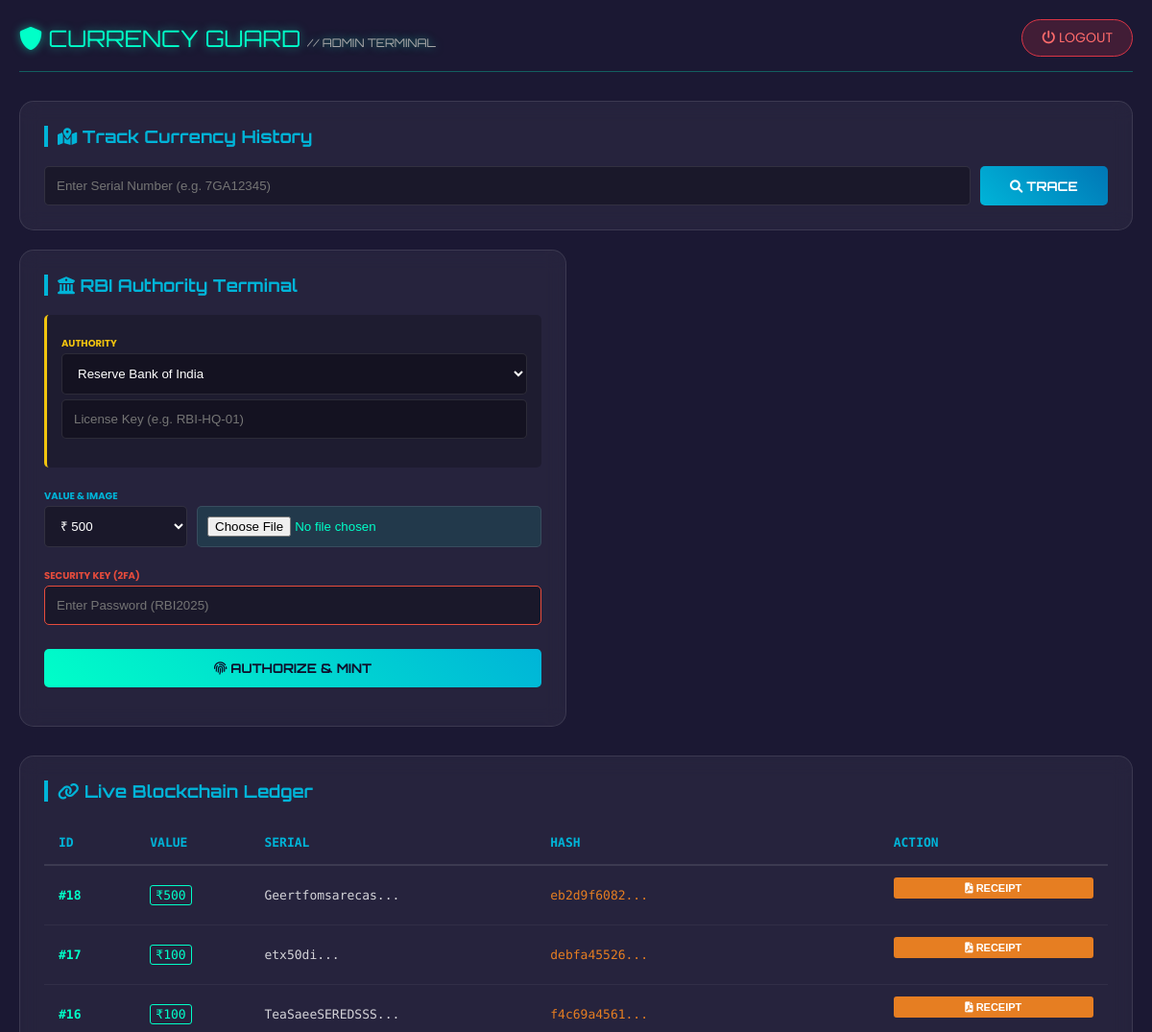
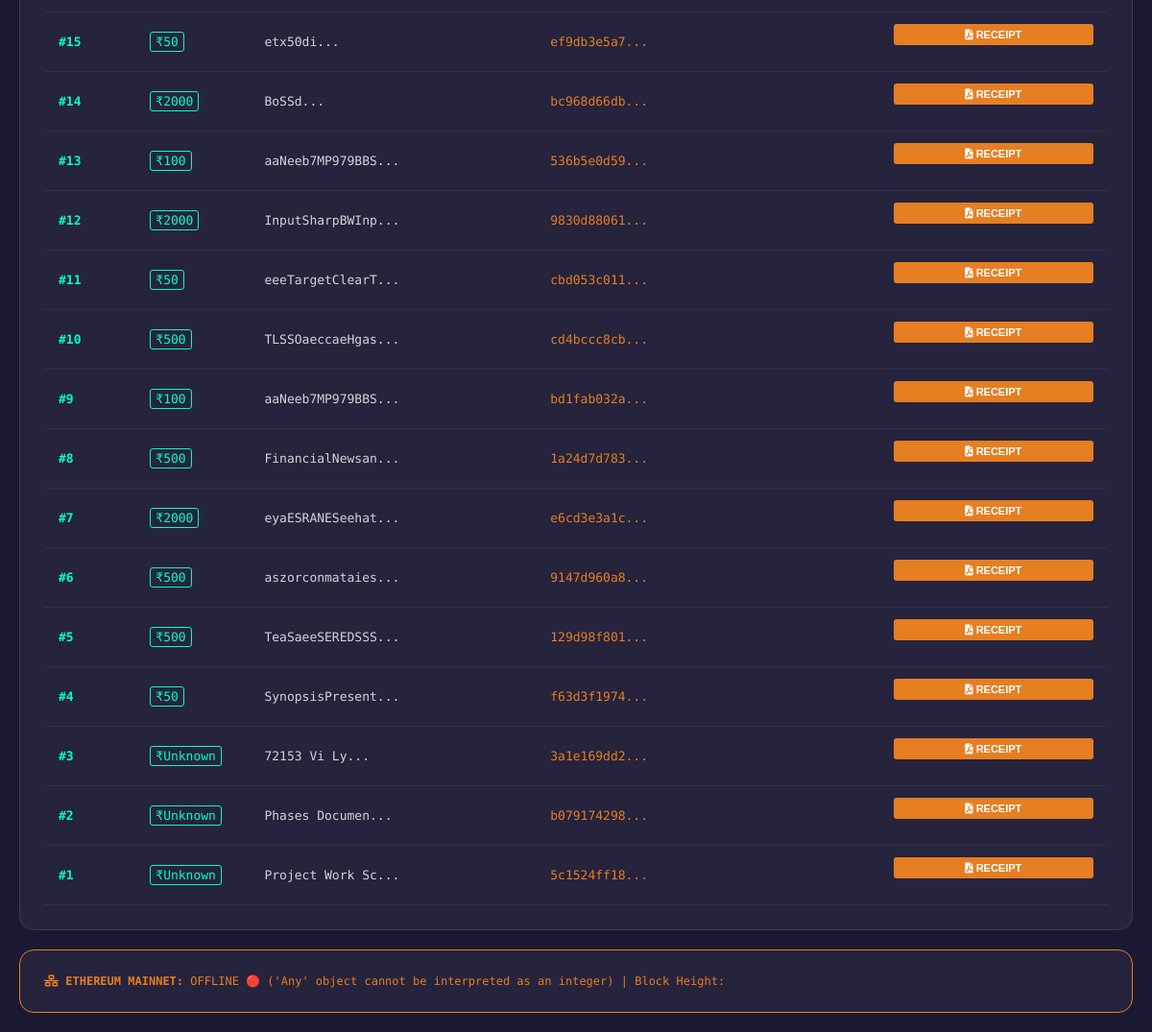
Screenshot of /dashboard/admin/ with the database file from the repository (2 pictures, top to bottom).
### core/models.py (models this page shows, shortened)
class Block(models.Model):
    index = models.IntegerField()
    timestamp = models.DateTimeField(auto_now_add=True)
    serial_no = models.CharField(max_length=100)
    denomination = models.CharField(max_length=10, default="Unknown")
    previous_hash = models.CharField(max_length=64)
    hash = models.CharField(max_length=64)
    meta_data_path = models.CharField(max_length=255, default="N/A")

### core/views.py (the view, shortened to what this page needs)
# urls.py: path('dashboard/admin/', views.admin_dashboard, name='admin_dashboard'),
def admin_dashboard(request):
    context = {}
    context['chain'] = Block.objects.all().order_by('-index')
    context['institutes'] = Institute.objects.all().order_by('-registration_date')
    try:
        latest_block_number = web3.eth.block_number
        gas_price = web3.eth.gas_price
        eth_blocks = []
        context['eth_blocks'] = eth_blocks
        context['network_stats'] = {
            'block_height': latest_block_number,
            'gas_price': web3.from_wei(gas_price, 'gwei'),
            'status': "ONLINE 🟢"
        }
    except Exception as e:
        context['network_stats'] = {'status': f"OFFLINE 🔴 ({str(e)})"}
    return render(request, 'admin.html', context)

### core/templates/admin.html (shortened to what this page needs)
<!DOCTYPE html>
<html lang="en">
<head>
    <link rel="stylesheet" href="https://cdnjs.cloudflare.com/ajax/libs/font-awesome/6.0.0/css/all.min.css">
</head>
<body>
    <div class="container">
        <div class="header">
            <div class="brand"><i class="fas fa-shield-alt"></i> CURRENCY GUARD <span style="font-size: 12px; color: #aaa;">// ADMIN TERMINAL</span></div>
            <a href="{% url 'logout' %}" class="logout-btn"><i class="fas fa-power-off"></i> LOGOUT</a>
        </div>
        <div class="dashboard-grid">
            <div class="panel" style="grid-column: span 2;">
                <h2><i class="fas fa-map-marked-alt"></i> Track Currency History</h2>
                <form method="POST" style="display: flex; gap: 10px;">
                    <input type="text" name="target_serial" placeholder="Enter Serial Number (e.g. 7GA12345)" style="margin-bottom: 0;" required>
                    <button type="submit" name="track_btn" class="btn-action btn-blue" style="width: 150px; margin-bottom: 0;">
                        <i class="fas fa-search"></i> Trace
                    </button>
                </form>
            </div>
            <div class="panel">
                <h2><i class="fas fa-university"></i> RBI Authority Terminal</h2>
                <form method="POST" enctype="multipart/form-data">
                    <div style="background: rgba(0,0,0,0.2); padding: 15px; border-radius: 5px; margin-bottom: 15px; border-left: 3px solid #f1c40f;">
                        <label style="font-size: 10px; color: #f1c40f; font-weight: bold;">AUTHORITY</label>
                        <select name="issuing_authority" style="margin-bottom: 5px;" required>
                             <option value="RBI">Reserve Bank of India</option>
                        </select>
                        <input type="text" name="license_id" placeholder="License Key (e.g. RBI-HQ-01)" required>
                    </div>
                    <label style="font-size: 10px; color: #00b4d8; font-weight: bold;">VALUE & IMAGE</label>
                    <div style="display: flex; gap: 10px;">
                        <select name="manual_value" required style="width: 40%;">
                            <option value="500">₹ 500</option>
                        </select>
                        <input type="file" name="admin_image" accept="image/*" required>
                    </div>
                    <label style="font-size: 10px; color: #e74c3c; font-weight: bold;">SECURITY KEY (2FA)</label>
                    <input type="password" name="mint_password" placeholder="Enter Password (RBI2025)" required style="border: 1px solid #e74c3c;">
                    <button type="submit" name="mint_btn" class="btn-action btn-green" style="margin-top: 10px;">
                        <i class="fas fa-fingerprint"></i> AUTHORIZE & MINT
                    </button>
                </form>
            </div>
        </div>
        <div class="panel ledger-panel">
            <h2><i class="fas fa-link"></i> Live Blockchain Ledger</h2>
            <table>
                <thead>
                    <tr>
                        <th>ID</th> <th>VALUE</th> <th>SERIAL</th> <th>HASH</th> <th>ACTION</th>
                    </tr>
                </thead>
                <tbody>
                    {% for block in chain %}
                    <tr>
                        <td class="block-id">#{{ block.index }}</td>
                        <td><span style="color: #00ffc8; border: 1px solid #00ffc8; padding: 2px 5px; border-radius: 3px;">₹{{ block.denomination }}</span></td>
                        <td title="{{ block.serial_no }}">{{ block.serial_no|slice:":15" }}...</td>
                        <td class="hash" title="{{ block.hash }}">{{ block.hash|slice:":10" }}...</td>
                        <td>
                            <a href="{% url 'download_receipt' block.id %}" target="_blank">
                                <button type="button" style="background: #e67e22; border: none; padding: 5px 10px; border-radius: 3px; color: white; cursor: pointer; font-size: 11px; font-weight: bold;">
                                    <i class="fas fa-file-pdf"></i> RECEIPT
                                </button>
                            </a>
                        </td>
                    </tr>
                    {% empty %}
                    <tr><td colspan="5" style="text-align:center; padding: 20px;">Blockchain Not Initiated.</td></tr>
                    {% endfor %}
                </tbody>
            </table>
        </div>
        <div class="panel" style="margin-top: 20px; border: 1px solid #e67e22;">
            <div style="font-family: 'Fira Code'; font-size: 12px; color: #e67e22;">
                <strong><i class="fas fa-network-wired"></i> ETHEREUM MAINNET:</strong> {{ network_stats.status }} | Block Height: {{ network_stats.block_height }}
            </div>
        </div>
    </div>
</body>
</html>

### core/templates/admin.html (style rules this page uses)
* { margin: 0; padding: 0; box-sizing: border-box; }
body { font-family: 'Poppins', sans-serif; background: url('https://images.unsplash.com/photo-1639322537228-f710d846310a?q=80&w=1600&auto=format&fit=crop') no-repeat center center/cover fixed; color: white; padding: 20px; }
body::before { content: ''; position: absolute; top: 0; left: 0; width: 100%; height: 100%; background: rgba(15, 12, 41, 0.95); z-index: -1; }
.container { max-width: 1200px; margin: 0 auto; }
.header { display: flex; justify-content: space-between; align-items: center; margin-bottom: 30px; border-bottom: 1px solid rgba(0, 255, 200, 0.3); padding-bottom: 15px; }
.brand { font-family: 'Orbitron', sans-serif; font-size: 24px; color: #00ffc8; text-shadow: 0 0 10px rgba(0, 255, 200, 0.5); }
.logout-btn { background: rgba(220, 53, 69, 0.2); border: 1px solid #dc3545; color: #ff6b6b; padding: 8px 20px; border-radius: 20px; text-decoration: none; font-size: 14px; transition: 0.3s; }
.dashboard-grid { display: grid; grid-template-columns: 1fr 1fr; gap: 20px; margin-bottom: 30px; }
.panel { background: rgba(255, 255, 255, 0.05); backdrop-filter: blur(10px); border: 1px solid rgba(255, 255, 255, 0.1); padding: 25px; border-radius: 15px; transition: 0.3s; }
h2 { font-family: 'Orbitron', sans-serif; font-size: 18px; margin-bottom: 20px; color: #00b4d8; border-left: 4px solid #00b4d8; padding-left: 10px; }
input, button, select { width: 100%; padding: 12px; margin-bottom: 15px; border-radius: 5px; border: none; outline: none; }
input, select { background: rgba(0, 0, 0, 0.3); color: white; border: 1px solid rgba(255, 255, 255, 0.1); }
select option { background: #1a1a2e; color: white; }
input[type="file"] { padding: 10px; background: rgba(0, 255, 200, 0.1); color: #00ffc8; cursor: pointer; }
.btn-action { font-family: 'Orbitron', sans-serif; font-weight: bold; cursor: pointer; transition: 0.3s; text-transform: uppercase; }
.btn-blue { background: linear-gradient(45deg, #00b4d8, #0077b6); color: white; }
.btn-green { background: linear-gradient(45deg, #00ffc8, #00b4d8); color: #0f0c29; }
.ledger-panel { width: 100%; overflow-x: auto; }
table { width: 100%; border-collapse: collapse; font-family: 'Fira Code', monospace; font-size: 13px; table-layout: fixed; }
th { text-align: left; padding: 15px; color: #00b4d8; border-bottom: 2px solid rgba(255, 255, 255, 0.1); }
td { padding: 12px 15px; border-bottom: 1px solid rgba(255, 255, 255, 0.05); color: rgba(255, 255, 255, 0.8); white-space: nowrap; overflow: hidden; text-overflow: ellipsis; }
.hash { color: #e67e22; }
.block-id { color: #00ffc8; font-weight: bold; }
th:nth-child(1) { width: 8%; }
th:nth-child(2) { width: 10%; }
th:nth-child(3) { width: 25%; }
th:nth-child(4) { width: 30%; }
th:nth-child(5) { width: 20%; }

### rows the page displays
Block: index "18", denomination "500", serial_no "Geertfomsarecas", hash "eb2d9f6082"
Block: index "17", denomination "100", serial_no "etx50di", hash "debfa45526"
Block: index "16", denomination "100", serial_no "TeaSaeeSEREDSSS", hash "f4c69a4561"
Block: index "15", denomination "50", serial_no "etx50di", hash "ef9db3e5a7"
Block: index "14", denomination "2000", serial_no "BoSSd", hash "bc968d66db"
Block: index "13", denomination "100", serial_no "aaNeeb7MP979BBS", hash "536b5e0d59"
Block: index "12", denomination "2000", serial_no "InputSharpBWInp", hash "9830d88061"
Block: index "11", denomination "50", serial_no "eeeTargetClearT", hash "cbd053c011"
Block: index "10", denomination "500", serial_no "TLSSOaeccaeHgas", hash "cd4bccc8cb"
Block: index "9", denomination "100", serial_no "aaNeeb7MP979BBS", hash "bd1fab032a"
Block: index "8", denomination "500", serial_no "FinancialNewsan", hash "1a24d7d783"
Block: index "7", denomination "2000", serial_no "eyaESRANESeehat", hash "e6cd3e3a1c"
Block: index "6", denomination "500", serial_no "aszorconmataies", hash "9147d960a8"
Block: index "5", denomination "500", serial_no "TeaSaeeSEREDSSS", hash "129d98f801"
Block: index "4", denomination "50", serial_no "SynopsisPresent", hash "f63d3f1974"
Block: index "3", denomination "Unknown", serial_no "72153 Vi Ly", hash "3a1e169dd2"
Block: index "2", denomination "Unknown", serial_no "Phases Documen", hash "b079174298"
Block: index "1", denomination "Unknown", serial_no "Project Work Sc", hash "5c1524ff18"

### other values shown
{{ network_stats.status }} "OFFLINE 🔴 ('Any' object cannot be interpreted as an integer)"
